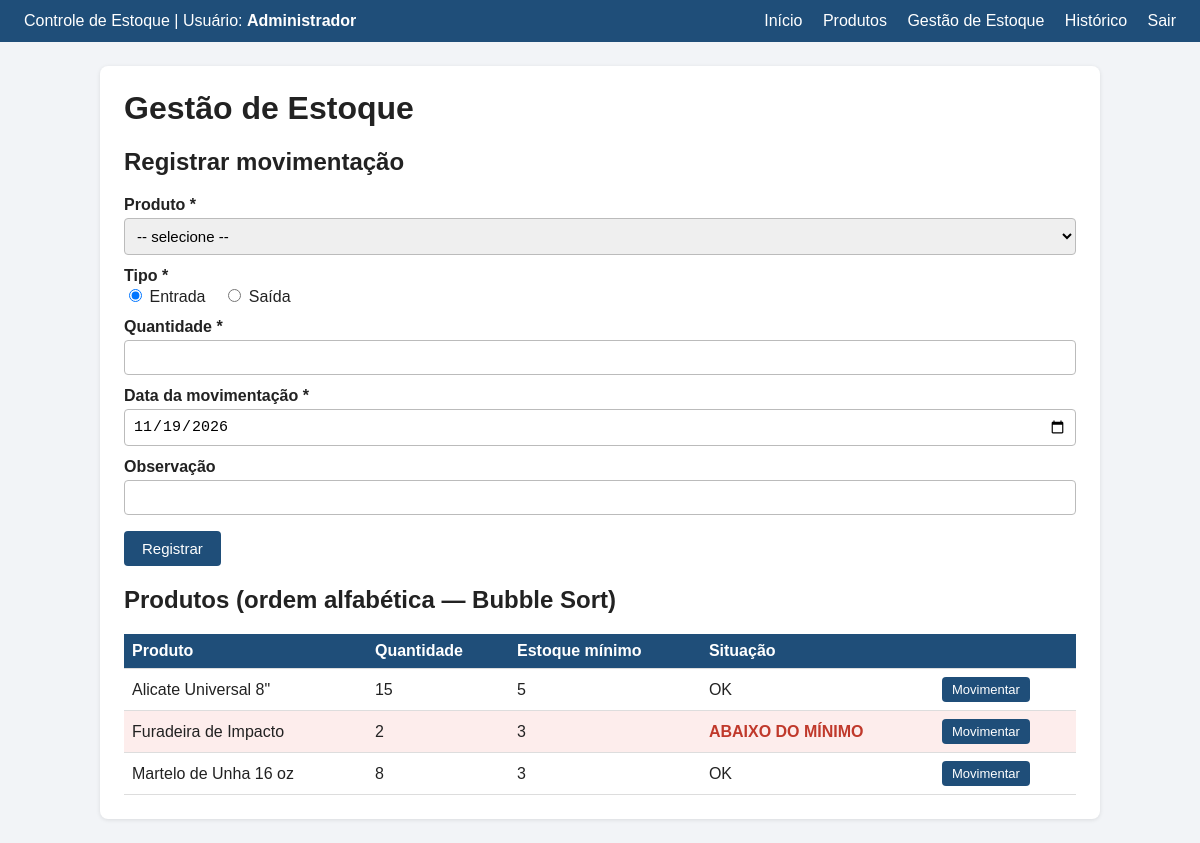
/11-projeto-completo-estoque/estoque.php (signed in), run on the app's committed database.
### tables this page shows
CREATE TABLE produtos (
    id INT AUTO_INCREMENT PRIMARY KEY,
    nome VARCHAR(100) NOT NULL,
    descricao TEXT,
    categoria VARCHAR(50),
    marca VARCHAR(50),
    preco DECIMAL(10,2) NOT NULL DEFAULT 0,
    quantidade INT NOT NULL DEFAULT 0,        
    estoque_minimo INT NOT NULL DEFAULT 0     
);

### 11-projeto-completo-estoque/funcoes.php (called while the page is built, shortened)
<?php
function e($texto) {
    return htmlspecialchars((string)$texto);
}
function bubbleSortPorCampo($lista, $campo) {
    $n = count($lista);
    for ($i = 0; $i < $n - 1; $i++) {
        for ($j = 0; $j < $n - 1 - $i; $j++) {
            if (strcasecmp($lista[$j][$campo], $lista[$j + 1][$campo]) > 0) {
                $temp = $lista[$j];
                $lista[$j] = $lista[$j + 1];
                $lista[$j + 1] = $temp;
            }
        }
    }
    return $lista;
}
function produtosOrdenados($conexao) {
    $resultado = mysqli_query($conexao, "SELECT * FROM produtos");
    $produtos = [];
    while ($linha = mysqli_fetch_assoc($resultado)) {
        $produtos[] = $linha;
    }
    return bubbleSortPorCampo($produtos, 'nome');
}
?>

### 11-projeto-completo-estoque/estoque.php (the view, shortened to what this page needs)
<?php
include "conexao.php";
include "funcoes.php";
$tipo = "entrada";
$quantidade = "";
$data = date('Y-m-d');
$observacao = "";
$produtos = produtosOrdenados($conexao);
include "topo.php";
?>
    <h1>Gestão de Estoque</h1>
    <h2>Registrar movimentação</h2>
    <form method="post" action="estoque.php">
        <label for="produto_id">Produto *</label>
        <select id="produto_id" name="produto_id" required>
            <option value="">-- selecione --</option>
        </select>
        <label>Tipo *</label>
        <label style="display:inline; font-weight:normal">
            <input type="radio" name="tipo" value="entrada" style="width:auto" <?php echo $tipo != 'saida' ? 'checked' : ''; ?>> Entrada
        </label>
        <label style="display:inline; font-weight:normal">
            <input type="radio" name="tipo" value="saida" style="width:auto" <?php echo $tipo == 'saida' ? 'checked' : ''; ?>> Saída
        </label>
        <label for="quantidade">Quantidade *</label>
        <input type="number" id="quantidade" name="quantidade" required min="1" step="1" value="<?php echo e($quantidade); ?>">
        <label for="data">Data da movimentação *</label>
        <input type="date" id="data" name="data" required value="<?php echo e($data); ?>">
        <label for="observacao">Observação</label>
        <input type="text" id="observacao" name="observacao" maxlength="255" value="<?php echo e($observacao); ?>">
        <button type="submit">Registrar</button>
    </form>
    <h2>Produtos (ordem alfabética — Bubble Sort)</h2>
    <table>
        <tr>
            <th>Produto</th>
            <th>Quantidade</th>
            <th>Estoque mínimo</th>
            <th>Situação</th>
            <th></th>
        </tr>
        <?php foreach ($produtos as $p) {
            $baixo = $p['quantidade'] < $p['estoque_minimo']; ?>
            <tr class="<?php echo $baixo ? 'linha-alerta' : ''; ?>">
                <td><?php echo e($p['nome']); ?></td>
                <td><?php echo $p['quantidade']; ?></td>
                <td><?php echo $p['estoque_minimo']; ?></td>
                <td><?php echo $baixo ? '<strong style="color:#c0392b">ABAIXO DO MÍNIMO</strong>' : 'OK'; ?></td>
                <td><a class="botao botao-pequeno" href="estoque.php?produto=<?php echo $p['id']; ?>">Movimentar</a></td>
            </tr>
        <?php } ?>
    </table>
<?php include "rodape.php"; ?>

### 11-projeto-completo-estoque/estilo.css (style rules this page uses)
:root { --cor-principal: #1f4e79; --cor-fundo: #f2f4f7; --cor-texto: #222; --cor-perigo: #c0392b; --cor-sucesso: #1e8449; --cor-aviso: #b9770e; }
* { box-sizing: border-box; }
body { margin: 0; font-family: Arial, Helvetica, sans-serif; background: var(--cor-fundo); color: var(--cor-texto); }
h1 { margin-top: 0; }
label { display: block; margin-top: 12px; font-weight: bold; }
input, select, textarea { width: 100%; padding: 8px; margin-top: 4px; border: 1px solid #bbb; border-radius: 4px; font-size: 15px; }
button, .botao { display: inline-block; margin-top: 16px; padding: 9px 18px; background: var(--cor-principal); color: white; border: none; border-radius: 4px; font-size: 15px; cursor: pointer; text-decoration: none; }
.botao-pequeno { padding: 5px 10px; font-size: 13px; margin-top: 0; }
table { width: 100%; border-collapse: collapse; margin-top: 16px; }
th, td { padding: 8px; border-bottom: 1px solid #ddd; text-align: left; }
th { background: var(--cor-principal); color: white; }
.linha-alerta td { background: #fdedec; }

### data on the page
produtos: nome "Alicate Universal 8\"", quantidade "15", estoque_minimo "5", shows "OK"
produtos: nome "Furadeira de Impacto", quantidade "2", estoque_minimo "3", shows "ABAIXO DO MÍNIMO"
produtos: nome "Martelo de Unha 16 oz", quantidade "8", estoque_minimo "3", shows "OK"

### other printed values
$_SESSION['usuario_nome'] "Administrador"
